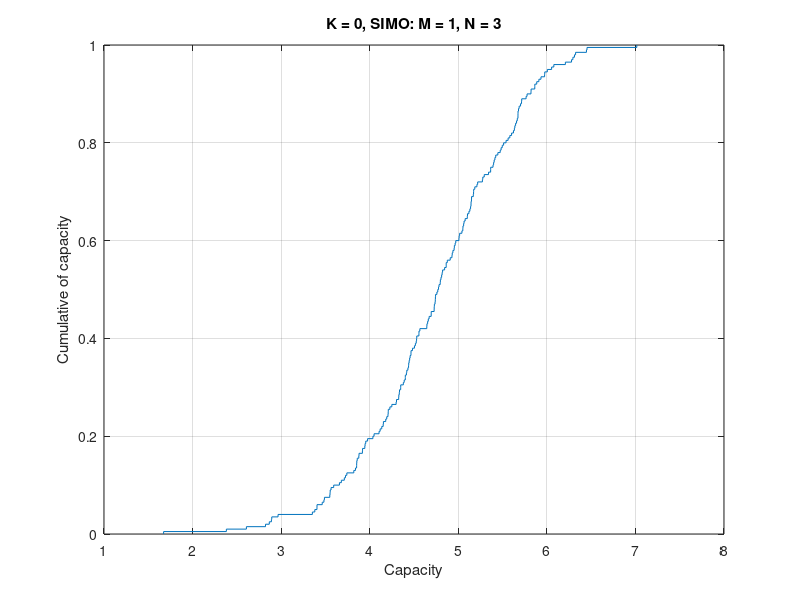

The MATLAB script that drew this image:
% H: N X M?

% H_los: all elements equal to 1

% SNR: N=1 for all antenna -> SNR = P (remember to convert from dB to units)
% to find linear from dB: x = 10^(dB/10)

% dB = 10*log_10(x)

% generate H using randN

% ES 2
% Compute and plot separately the CDF of capacity for the case of SIMO fading
% (K = 0) channel at 10 dB SNR, with N = 3 receive antennas.

% SIMO fading
N = 3;
M = 1;

total_iterations = 200;

Capacities = zeros(1, total_iterations);

for j = 1:total_iterations
    % H must be complex
    H = (1/sqrt(2))* (randn(N, M) + 1i*randn(N, M));
        
    Identity_N = eye(N);
    Identity_M = eye(M);
    
    P = 10;
    Q = (P/M)*Identity_M;
    
    trace_Q = trace(Q);
    
    Capacities(j) = log2(det(Identity_N + H*Q*ctranspose(H)));
end

cdfplot(Capacities)
xlabel("Capacity")
ylabel("Cumulative of capacity")
title('K = 0, SIMO: M = 1, N = 3')

